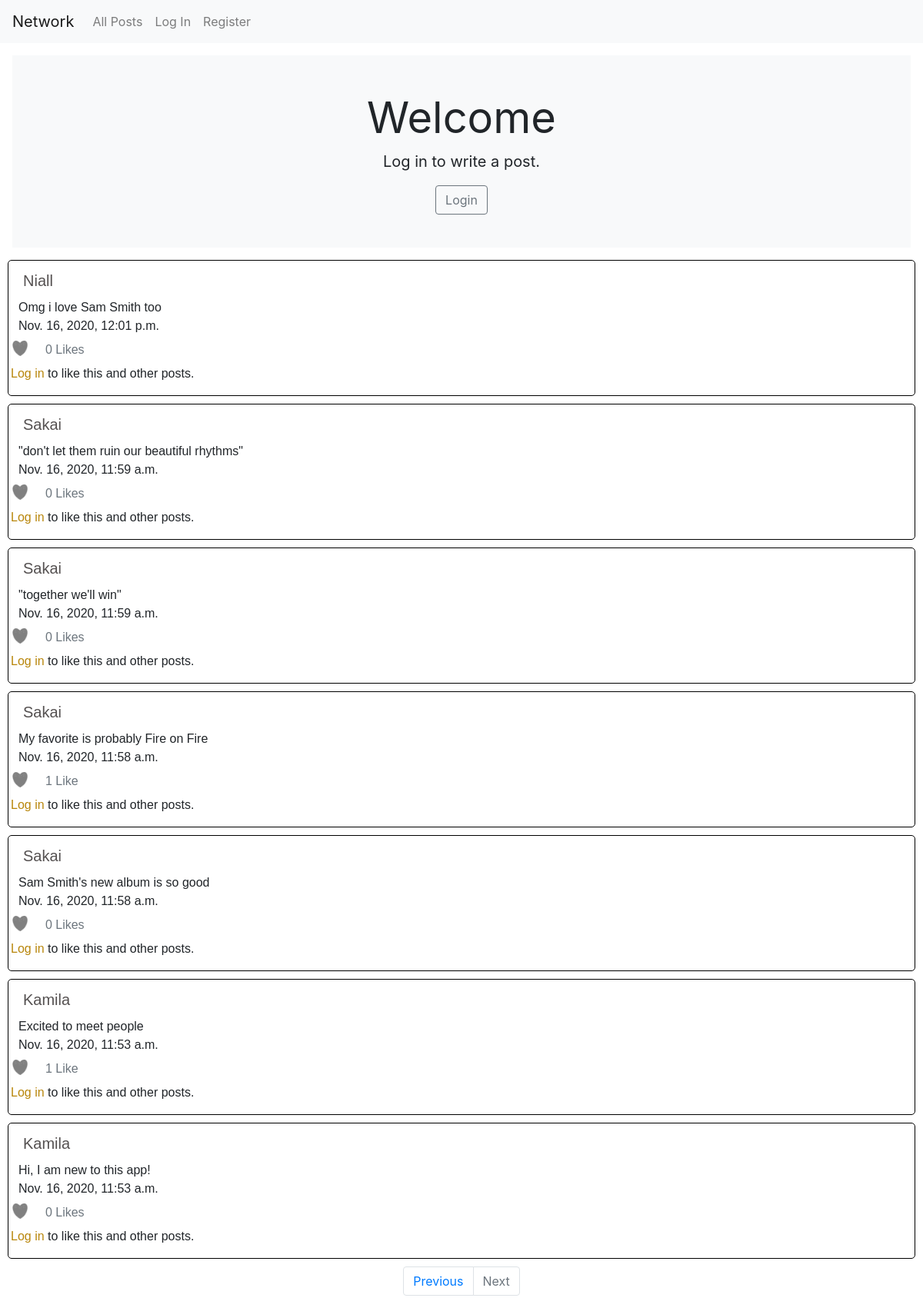
/?page=3, run on the app's committed database.
### network/models.py (models this page shows)
class Post(models.Model):
    owner = models.ForeignKey("User", on_delete=models.PROTECT, related_name="posts")
    text = models.TextField(blank=True)
    timestamp = models.DateTimeField(auto_now_add=True)
    likes = models.ManyToManyField(User, blank=True, related_name="liked_posts")

class User(AbstractUser):
    pass

### network/views.py (the view)
# urls.py: path("", views.index, name="index"),
def index(request):
    posts = Post.objects.all()
    posts = posts.order_by("-timestamp").all()
    paginator = Paginator(posts, 10)
    page_number = request.GET.get('page')
    page_obj = paginator.get_page(page_number)
    if request.user.is_authenticated:
        liked_posts = request.user.liked_posts.all()
    else:
        liked_posts = []
    return render(request, "network/index.html", {
        "page_obj": page_obj,
        "liked_posts": liked_posts
    })

### network/templates/network/index.html (shortened to what this page needs)
{% extends "network/layout.html" %}
{% load static %}
{% block body %}
    <div id="index-view">
        {% if user.is_authenticated%}
        <div id="new-post" class="position-relative overflow-hidden p-3 p-md-5 m-md-3 text-center bg-light" style="height: 250px;">
            <h4 style="padding-left: 5px;padding-top: 2px;">New Post</h4>
            <form action="{% url 'new_post' %}" method="post" id="new-post-form" style="margin-left: 4px; margin-right: 4px;">
                {% csrf_token %}
                <textarea class="form-control" id="new-post-body" placeholder="Type Here..." rows="3" name= body></textarea>
                <p style="margin-top: 10px; margin-left: 4px;">
                    <button class="btn btn-primary">Post</button>
                </p>
            </form>
        </div>
        {% else %}
        <div class="position-relative overflow-hidden p-3 p-md-5 m-md-3 text-center bg-light" style="height: 250px;">
              <h1 class="display-4 font-weight-normal">Welcome</h1>
              <p class="lead font-weight-normal">Log in to write a post.</p>
              <a class="btn btn-outline-secondary" href="{% url 'login' %}">Login</a>
        </div>
        {% endif %}
        <div id="all-posts" >
        {% for post in page_obj %}
            <div id='{{post.id}}-container' style="margin:10px; padding:3px; padding-bottom:0; border-radius: 5px; border:thin solid black; font-family:Arial, Helvetica, sans-serif;">
                <p style="text-transform:capitalize; font-size: 20px; margin:0;"><a style="color: rgb(85, 81, 81); " class="nav-link" href="{% url 'profile' post.owner%}">{{post.owner}}</a></p>
                <div id='{{post.id}}-body' class="postbody">
                    <p style="margin:0;"><span id="post_text-{{ post.id }}" >{{post.text}}</span></p>
                    <p style="margin:0;"><span>{{post.timestamp}}</span></p>
                    {% if user.is_authenticated %}
                        {% if post in liked_posts %}
                            <div class="row unlike" data-postid="{{ post.id }}" data-userid="{{ user.id }}">
                                <img src="{% static 'network/redheart.png' %}" class="icon posttext" id="heart-{{ post.id }}">
                                {% if post.likes.count == 1 %}
                                    <p class="text-secondary posttext" id="likes-{{ post.id }}">{{ post.likes.count }} Like</p><br>
                                {% else %}
                                    <p class="text-secondary posttext" id="likes-{{ post.id }}">{{ post.likes.count }} Likes</p><br>
                                {% endif %}
                            </div>
                        {% else %}
                            <div class="row like" data-postid="{{ post.id }}" data-userid="{{ user.id }}">
                                <img src="{% static 'network/heart.png' %}" class="icon posttext" id="heart-{{ post.id }}">
                                {% if post.likes.count == 1 %}
                                    <p class="text-secondary posttext" id="likes-{{ post.id }}">{{ post.likes.count }} Like</p><br>
                                {% else %}
                                    <p class="text-secondary posttext" id="likes-{{ post.id }}">{{ post.likes.count }} Likes</p><br>
                                {% endif %}
                            </div>
                        {% endif %}
                    {% else %}
                    <div class="row ">
                        <img src="{% static 'network/heart.png' %}" class="icon posttext" id="heart-{{ post.id }}">&nbsp;&nbsp;
                        {% if post.likes.count == 1 %}
                            <p class="text-secondary posttext" id="likes-{{ post.id }}">{{ post.likes.count }} Like</p><br>
                        {% else %}
                            <p class="text-secondary posttext" id="likes-{{ post.id }}">{{ post.likes.count }} Likes</p><br>
                        {% endif %}
                    </div>
                    <div class="row">
                        <p><a class=" should_login " style="margin-left: 5px;" href="{% url 'login' %}">Log in</a> to like this and other posts.</p>
                    </div>
                    {% endif %}
                </div>
            </div>
        {% endfor %}
            <nav aria-label="Post page navigation">
            <ul class="pagination justify-content-center">
                {% if page_obj.has_previous %}
                    <li class="page-item">
                        <a class="page-link" href="?page={{ posts.previous_page_number }}" tabindex="-1">Previous</a>
                    </li>
                {% else %}
                    <li class="page-item disabled">
                        <a class="page-link" href="#" tabindex="-1">Previous</a>
                    </li>
                {% endif %}
                {% if page_obj.has_next %}
                    <li class="page-item">
                        <a class="page-link" href="?page={{ page_obj.next_page_number }}">Next</a>
                    </li>
                {% else %}
                    <li class="page-item disabled">
                        <a class="page-link" href="#" tabindex="-1">Next</a>
                    </li>
                {% endif %}
            </ul>
            </nav>
        </div>
    </div>
{% endblock %}

### network/static/network/styles.css (style rules this page uses)
.icon { width:24px; height:24px; }
.posttext { margin: 5px; padding: 2px; }
.postbody { margin-left: 10px; }
.should_login { color: darkgoldenrod; }

### data on the page
Post: owner "Niall", text "Omg i love Sam Smith too", timestamp "Nov. 16, 2020, 12:01 p.m.", likes.count "0"
Post: owner "Sakai", text "\"don't let them ruin our beautiful rhythms\"", timestamp "Nov. 16, 2020, 11:59 a.m.", likes.count "0"
Post: owner "Sakai", text "\"together we'll win\"", timestamp "Nov. 16, 2020, 11:59 a.m.", likes.count "0"
Post: owner "Sakai", text "My favorite is probably Fire on Fire", timestamp "Nov. 16, 2020, 11:58 a.m.", likes.count "1"
Post: owner "Sakai", text "Sam Smith's new album is so good", timestamp "Nov. 16, 2020, 11:58 a.m.", likes.count "0"
Post: owner "Kamila", text "Excited to meet people", timestamp "Nov. 16, 2020, 11:53 a.m.", likes.count "1"
Post: owner "Kamila", text "Hi, I am new to this app!", timestamp "Nov. 16, 2020, 11:53 a.m.", likes.count "0"
